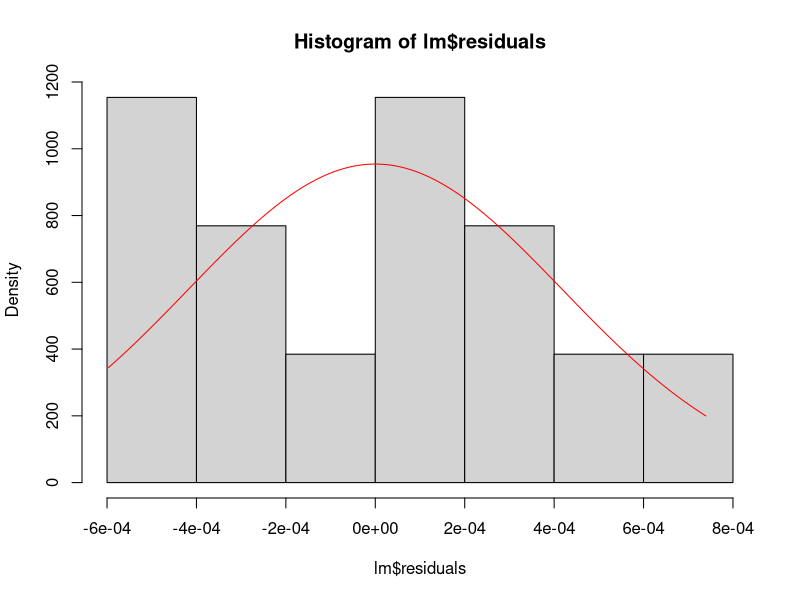
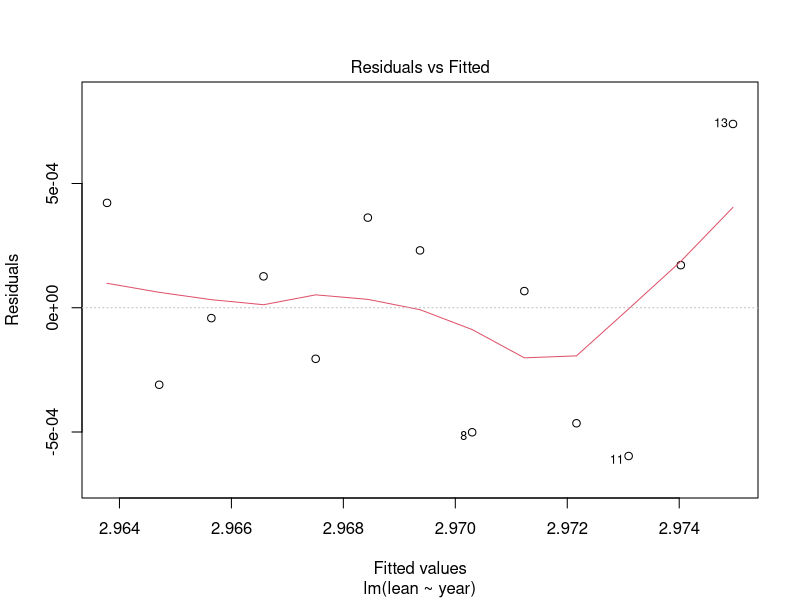
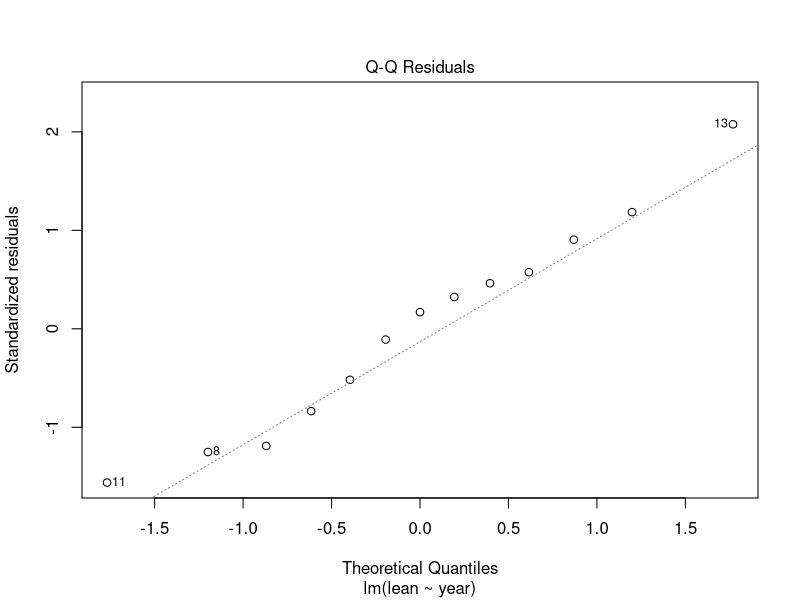
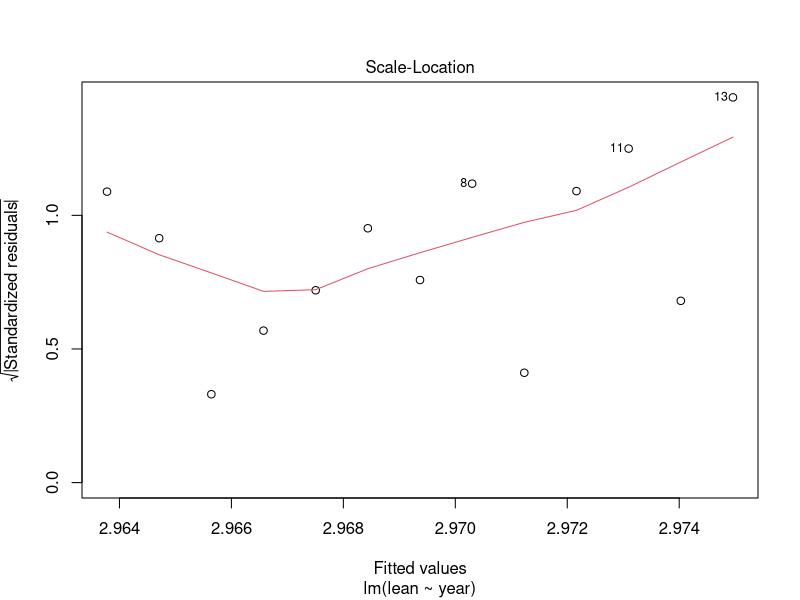
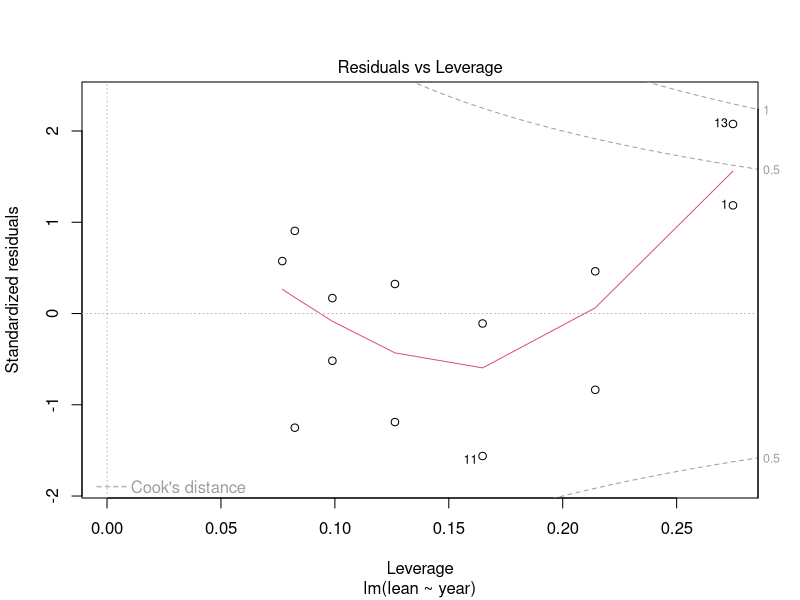

R code for these plots, in order:
## ---- chunk 1
knitr::opts_chunk$set(echo = TRUE)
## ---- chunk 2
PisaTower <- read.csv("PisaTower.csv")
head(PisaTower)
## ---- chunk 3

## ---- chunk 4

## ---- chunk 5
PisaTower <- read.csv("PisaTower.csv")
head(PisaTower)


lm <- lm(lean ~ year, data = PisaTower)
summary(lm)
## ---- chunk 6
confint(lm, level = .90)

beta1_hat <- lm$coefficients[2]
se_beta1_hat <- se_beta1 <- summary(lm)[["coefficients"]][, 2][2]

n <- dim(PisaTower)[1]
alpha <- 0.10

t <- qt(1 - alpha / 2, n - 2)

beta1_hat + c(-1, 1) * t * se_beta1_hat

## ---- chunk 7

## ---- chunk 8

hist(lm$residuals, 5, prob = T)
sigma <- summary(lm)$sigma

rg <- range(lm$residuals)
xg <- seq(rg[1], rg[2], len = 500)
yg <- dnorm(xg, mean = 0, sd = sigma)
lines(xg, yg, col = "red")


plot(lm)
